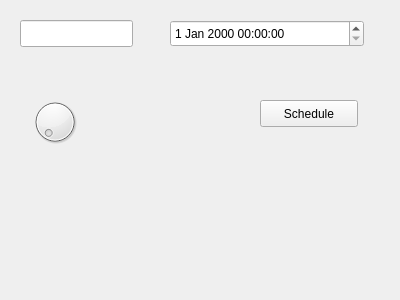
<?xml version="1.0" encoding="UTF-8"?>
<ui version="4.0">
 <class>at_auto</class>
 <widget class="QWidget" name="at_auto">
  <property name="geometry">
   <rect>
    <x>0</x>
    <y>0</y>
    <width>400</width>
    <height>300</height>
   </rect>
  </property>
  <property name="windowTitle">
   <string>Form</string>
  </property>
  <widget class="QLineEdit" name="command">
   <property name="geometry">
    <rect>
     <x>20</x>
     <y>20</y>
     <width>113</width>
     <height>27</height>
    </rect>
   </property>
  </widget>
  <widget class="QDateTimeEdit" name="time">
   <property name="geometry">
    <rect>
     <x>170</x>
     <y>20</y>
     <width>194</width>
     <height>27</height>
    </rect>
   </property>
  </widget>
  <widget class="QPushButton" name="schedule">
   <property name="geometry">
    <rect>
     <x>260</x>
     <y>100</y>
     <width>98</width>
     <height>27</height>
    </rect>
   </property>
   <property name="text">
    <string>Schedule</string>
   </property>
  </widget>
  <widget class="QDial" name="dial">
   <property name="geometry">
    <rect>
     <x>30</x>
     <y>90</y>
     <width>50</width>
     <height>64</height>
    </rect>
   </property>
  </widget>
 </widget>
 <resources/>
 <connections/>
</ui>
